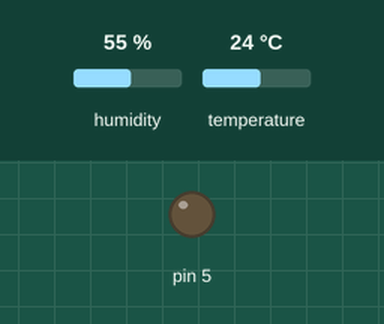
Simulated run of this sketch. Board: Arduino Uno, built with avr-gcc and run on an emulated ATmega328P. Parts: output pins drawn as LEDs (lit = HIGH). Inputs (shaded band) come from the test bench; at power-on: humidity 55 %, temperature 24 °C. What the sketch prints to the serial monitor is not drawn.

Above: at 0.1 s.
Timing chart, 0 to 1.6 s (numbered marks = the images above):
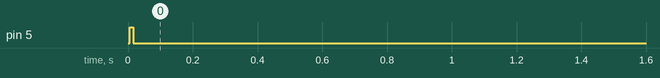

Measured:
- by itself, pin 5: LOW → HIGH at 0.01 s, → LOW 0.01 s later

The sketch:

arduino_sensors.ino
```cpp
#include "DHT.h"
#define DHTPIN 2     // Digital pin connected to the DHT sensor
#define DHTTYPE DHT22   // DHT 22

#define Probes A0

DHT dht(DHTPIN, DHTTYPE);

float s = 0;

void setup() {
 Serial.begin(9600);
 dht.begin();
 pinMode(5, OUTPUT);
}
void loop() {
  // Reading temperature or humidity takes about 250 milliseconds!
  // Sensor readings may also be up to 2 seconds 'old' (its a very slow sensor)
  float h = dht.readHumidity();
  // Read temperature as Celsius (the default)
  float t = dht.readTemperature();

  // Check if any reads failed and exit early (to try again).
  if (isnan(h) || isnan(t)) {
    // Let it rest
    delay(1000);
    return;
  }

  // Only power sensor when necessary
  digitalWrite(5, HIGH);
  // Let it rest
  delay(10);
  // Divide by 1024 to normalize reading between 0 and 1
  // Then subtract it from one so that 1 becomes moist
  // Multiply by 100 to get a %
  s = 100.0*(1-(analogRead(Probes)/1024.0));
  digitalWrite(5, LOW);

  // Print the data through serial
  Serial.print(s);
  Serial.print(",");
  Serial.print(h);
  Serial.print(",");
  Serial.println(t);

  // Wait 5 minutes
  delay(300000);
}
```
